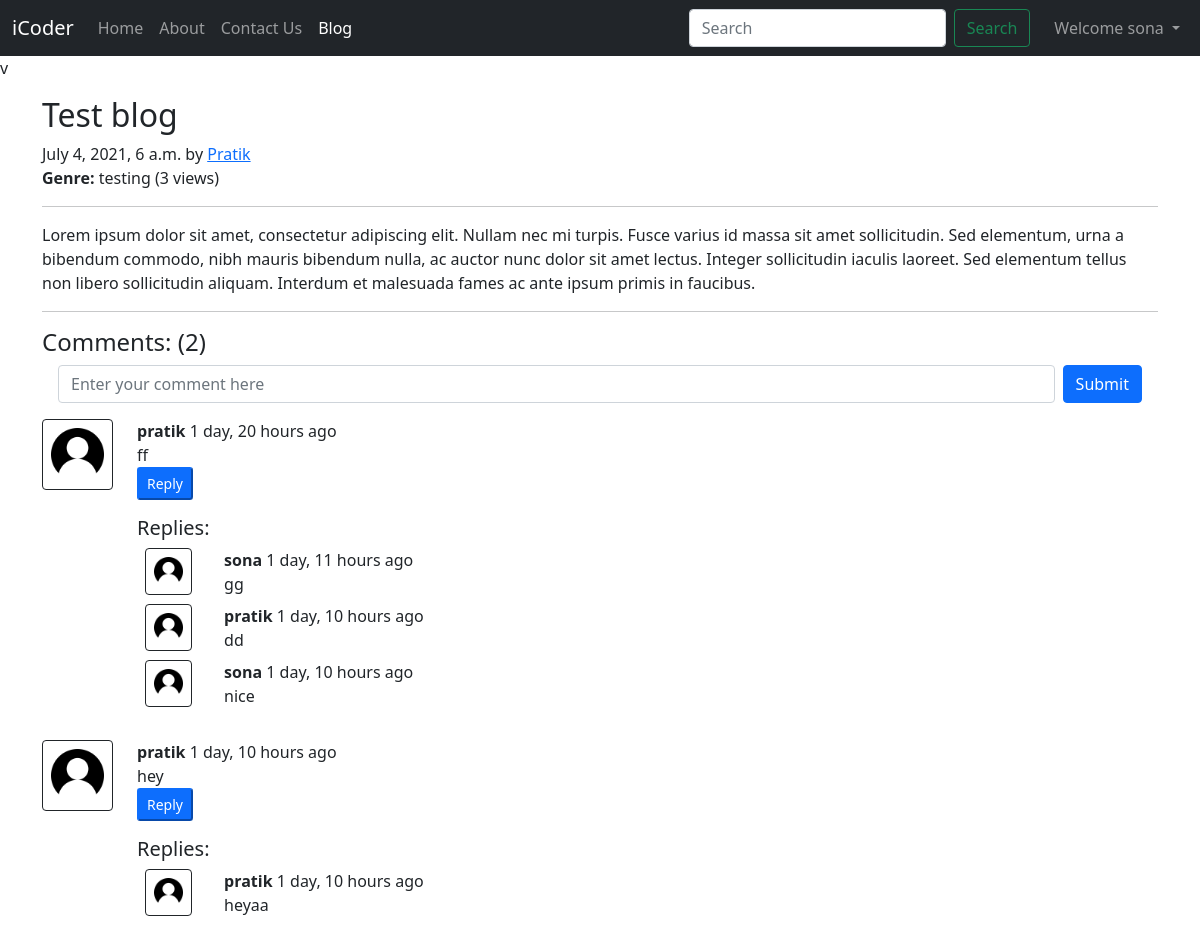
The page /blog/test-blog (signed in) on the database its author committed.
### blog/models.py (models this page shows, shortened)
class Blog(models.Model):
    sno = models.AutoField(primary_key=True)
    title = models.CharField(max_length=200)
    genre=models.CharField(max_length=50)
    content = models.TextField()
    author = models.CharField(max_length=100)
    slug = models.CharField(max_length=130)
    views = models.IntegerField(default=0)
    timestamp = models.DateTimeField(blank=True)

class BlogComment(models.Model):
    sno = models.AutoField(primary_key=True)
    comment = models.TextField()
    user=models.ForeignKey(User, on_delete=models.CASCADE)
    post = models.ForeignKey(Blog, on_delete=models.CASCADE)
    parent = models.ForeignKey('self', on_delete=CASCADE, null=True)
    timestamp = models.DateTimeField(default=now, blank=True)
    def __str__(self):
        return self.comment[0:10]+" by "+self.user.username

### blog/views.py (the view)
# urls.py: path('<str:slug>', views.blogPost, name='BlogPost'),
def blogPost(request, slug):
    blogPost = Blog.objects.filter(slug=slug).first()
    blogPost.views+=1
    blogPost.save()
    comments = BlogComment.objects.filter(post=blogPost, parent = None)
    replies = BlogComment.objects.filter(post=blogPost).exclude(parent=None)
    replyDict={}
    for reply in replies:
        if reply.parent.sno not in replyDict.keys():
            replyDict[reply.parent.sno]=[reply]
        else:
            replyDict[reply.parent.sno].append(reply)
    print(replyDict)
    dict = {'blogPost':blogPost, 'comments': comments, 'replyDict':replyDict, 'user':request.user}
    return render(request, 'blog/blogpost.html', dict)

### blog/templatetags/extras.py (called while the page is built)
@register.filter(name='get_val')
def get_val(dict, key):
    return dict.get(key)

### templates/blog/blogpost.html (shortened to what this page needs)
{% extends 'base.html' %}
{% block blogactive %} active {% endblock blogactive%}
{% block body %}
{% load humanize %}
{% load extras %}v
<div class="container my-3">
    <article class="blog-post">
        <h2 class="blog-post-title">{{blogPost.title}}</h2>
        <p class="blog-post-meta mb-0">{{blogPost.timestamp}} by <a href="/about">{{blogPost.author}}</a></p>
        <p><b>Genre: </b>{{blogPost.genre}} (<span >{{blogPost.views}} views</span>)</p>
        <hr>
        <p>{{blogPost.content}}</p>
    </article>
    <hr>
</div>
<div class="container">
    <h4>Comments: ({{comments.count}})</h4>
    <div class="my-2">
        {% if user.is_authenticated %}
        <form action="/blog/postcomment/post" method="POST" class="d-flex mx-3"> {% csrf_token %}
            <input class="form-control me-2" type="text" name="comment" id="comment"
                placeholder="Enter your comment here">
            <button class="btn btn-primary" type="submit">Submit</button>
        </form>
        {% else %}
        <p>Please login to post comments here</p>
        {% endif %}
    </div>
    {% for i in comments %}
    <div class="row my-3">
        <div class="col-md-1">
            <img class="rounded mx-auto d-block w-100 p-2 border border-dark" src="/static/img/user.png"
                alt="user image">
        </div>
        <div class="col-md-11">
            <b>{{i.user.username}}</b> {{i.timestamp | naturaltime}}
            <div>
                {{i.comment}}
            </div>
            <div class="reply">
                {% if user.is_authenticated %}
                <button class="btn-sm btn-primary" type="button" data-bs-toggle="collapse"
                    data-bs-target="#replyBox{{i.sno}}" aria-expanded="false" aria-controls="replyBox{{i.sno}}">
                    Reply
                </button>
                {% else %}
                <button class="btn-sm btn-primary" type="button" aria-expanded="false" disabled>
                    Login to Reply
                </button>
                {% endif %}
                <div class="replies my-3">
                    <h5>Replies:</h5>
                    {% for reply in replyDict|get_val:i.sno %}
                    <div class="row my-2">
                        <div class="col-md-1">
                            <img class="rounded mx-auto d-block w-75 p-2 border border-dark" src="/static/img/user.png"
                                alt="user image">
                        </div>
                        <div class="col-md-11">
                            <b>{{reply.user.username}}</b> {{reply.timestamp | naturaltime}}
                            <div>
                                {{reply.comment}}
                            </div>
                        </div>
                    </div>
                    {% endfor %}
                </div>
            </div>
        </div>
    </div>
    {% endfor %}
</div>
{% endblock body %}

### templates/base.html (shortened to what this page needs)
<!doctype html>
<html lang="en">
<head>
    <link href="https://cdn.jsdelivr.net/npm/bootstrap@5.0.2/dist/css/bootstrap.min.css" rel="stylesheet"
>
</head>
<body>
    <nav class="navbar navbar-expand-lg navbar-dark bg-dark">
        <div class="container-fluid">
            <a class="navbar-brand" href="/">iCoder</a>
            <div class="collapse navbar-collapse" id="navbarSupportedContent">
                <ul class="navbar-nav me-auto mb-2 mb-lg-0">
                    <li class="nav-item">
                        <a class="nav-link {% block homeactive %} {% endblock homeactive%}" aria-current="page"
                            href="/">Home</a>
                    </li>
                    <li class="nav-item">
                        <a class="nav-link {% block aboutactive %} {% endblock aboutactive%}" href="/about">About</a>
                    </li>
                    <li class="nav-item">
                        <a class="nav-link {% block contactactive %} {% endblock contactactive%}"
                            href="/contact">Contact Us</a>
                    </li>
                    <li class="nav-item">
                        <a class="nav-link {% block blogactive %} {% endblock blogactive%}" href="/blog">Blog</a>
                    </li>
                </ul>
                <form method="GET" action="/search/" class="d-flex mx-3">
                    <input class="form-control me-2" type="search" name="search" id="search" placeholder="Search"
                        aria-label="Search">
                    <button class="btn btn-outline-success" type="submit">Search</button>
                </form>
                {% if user.is_authenticated %}
                <ul class="navbar-nav ml-auto mb-2 mb-lg-0">
                    <li class="nav-item dropdown">
                        <a class="nav-link dropdown-toggle" href="#" id="navbarDropdown" role="button"
                            data-bs-toggle="dropdown" aria-expanded="false">
                            Welcome {{request.user}}
                        </a>
                    </li>
                </ul>
                {% endif %}
            </div>
        </div>
    </nav>
    {% block body %} {% endblock body %}
</body>
</html>

### rows shown on the page
Blog: title "Test blog", timestamp "July 4, 2021, 6 a.m.", author "Pratik", genre "testing", views "3", content "Lorem ipsum dolor sit amet, consectetur adipiscing elit. Nullam nec mi turpis. Fusce varius id massa sit amet sollicitudin. Sed elementum, urna a bibendum commodo, nibh mauris bibendum nulla, ac auctor nunc dolor sit amet lectus. Integer sollicitudin iaculis laoreet. Sed elementum tellus non libero sollicitudin aliquam. Interdum et malesuada fames ac ante ipsum primis in faucibus."
BlogComment: user.username "pratik", timestamp "1 day, 20 hours ago", comment "ff"
BlogComment: user.username "sona", timestamp "1 day, 11 hours ago", comment "gg"
BlogComment: user.username "pratik", timestamp "1 day, 10 hours ago", comment "dd"
BlogComment: user.username "sona", timestamp "1 day, 10 hours ago", comment "nice"
BlogComment: user.username "pratik", timestamp "1 day, 10 hours ago", comment "hey"
BlogComment: user.username "pratik", timestamp "1 day, 10 hours ago", comment "heyaa"

### other values the page prints
{{ request.user }} "sona"
{{ comments.count }} "2"
